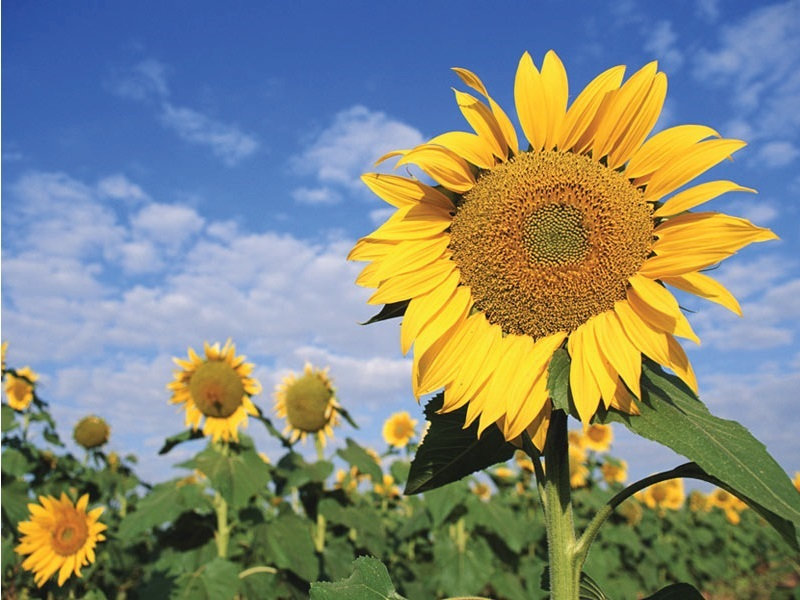
#> input picture OpenCV/images/example2.jpg, 800 x 600 px, found by its file name
$ python Ex26-1.2DHistogram.py
#> lines starting #> are read from the running program, lines starting #| are printed output that depends on the picture
import numpy as np
import cv2
import matplotlib.pyplot as plt

img = cv2.imread('E:/Python_Study/OpenCV/images/example2.jpg')
#> img is the input picture: shape (600, 800, 3); mean B, G, R 123.1, 136.1, 130.3

def hist2D_1():
    hsv = cv2.cvtColor(img, cv2.COLOR_BGR2HSV)

    hist = cv2.calcHist([hsv], [0,1], None, [180,256], [0, 180, 0, 256])

    cv2.imshow('hist2D_1', hist)

def hist2D_2():
    hsv = cv2.cvtColor(img, cv2.COLOR_BGR2HSV)

    hist = cv2.calcHist([hsv], [0,1], None, [180,256], [0, 180, 0, 256])

    plt.imshow(hist, interpolation='nearest')
    plt.show()

def HSVmap():
    hsvmap = np.zeros((180,256,3), np.uint8)
    h, s = np.indices(hsvmap.shape[:2])

    hsvmap[:,:,0] = h
    hsvmap[:,:,1] = s
    hsvmap[:,:,2] = 255

    hsvmap = cv2.cvtColor(hsvmap, cv2.COLOR_HSV2BGR)
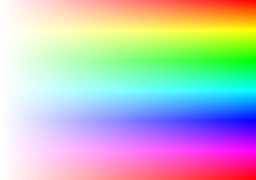
#> hsvmap: shape (180, 256, 3); mean B, G, R 190.8, 190.8, 190.9

    cv2.imshow('HSVmap', hsvmap)

#hist2D_1()
#hist2D_2()
HSVmap()

cv2.waitKey(0)
cv2.destroyAllWindows()
